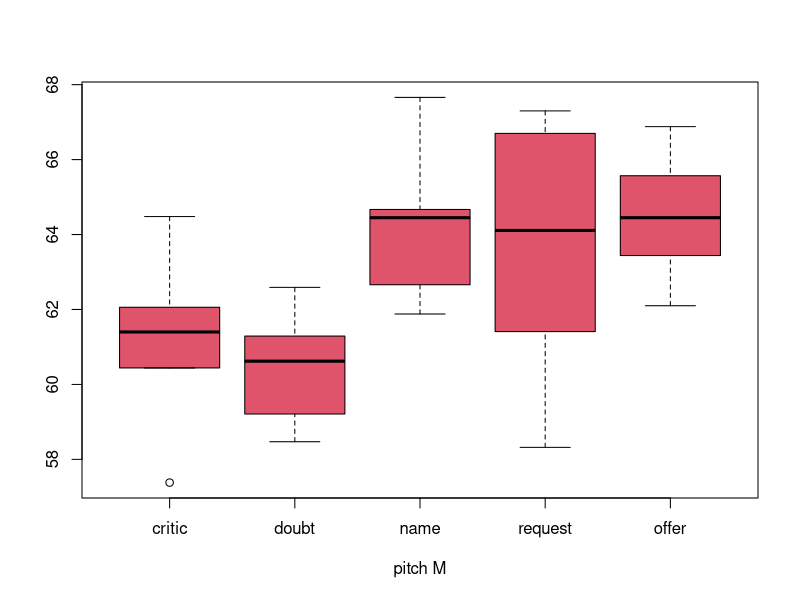
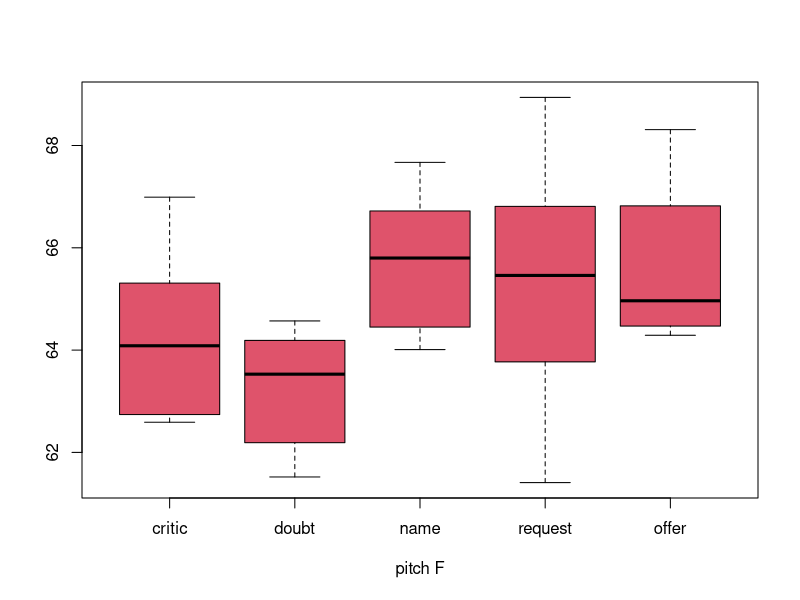
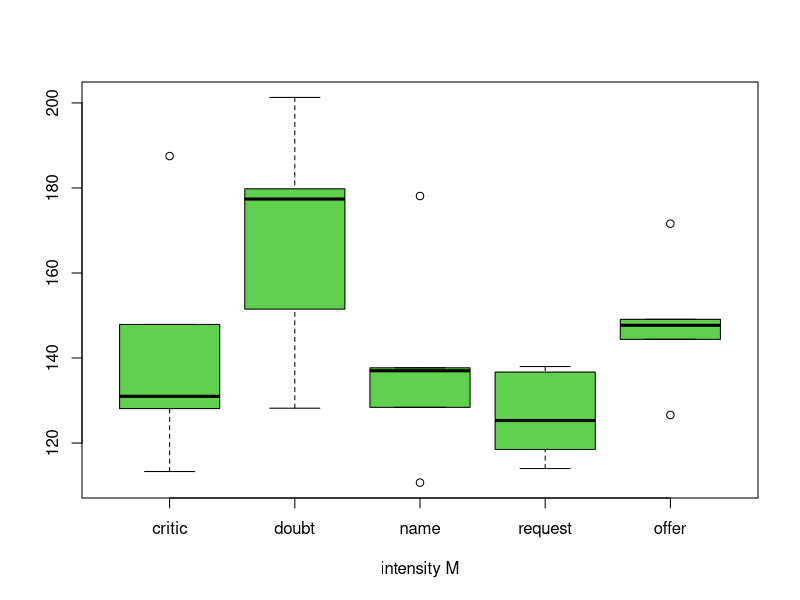
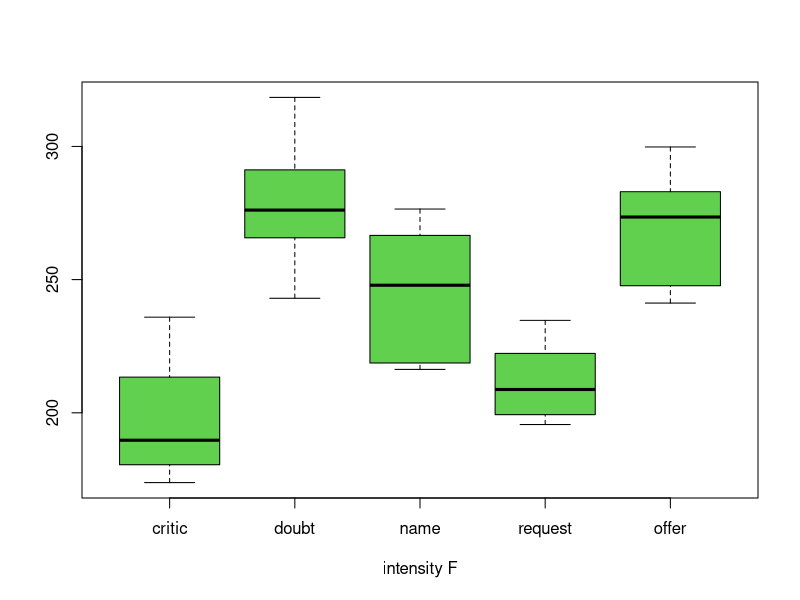

Write the R code that produced these figures, in order.
## ---- chunk 1
knitr::opts_chunk$set(echo = TRUE)
#library(rlang)
#library(xml2)
#library(stringi)
#library(lme4)
#library(R.utils)
library(knitr)
## ---- chunk 2
#print(head)
# utest<-"[ani lo sonderzeichentest אני לאaäoöuüÄÖÜß]"
# utest<-chr_unserialise_unicode(utest)
# print(utest)
## ---- chunk 3
#source("survey_src.R")
# scred<-read.csv("../../../local/R/cred_gener.csv")
# src<-scred$api[scred$url=="nprg-pure"]
# cred<-read.csv("../../../../testeee/soscisrc.csv",sep=",")
# src<-cred$link[1]
#eval(parse(src, encoding="UTF-8"))
#src<-"nprg004.csv"
#source("import_nprg.r")
#d<-read.csv(src)
#d<-ds

## ---- chunk 4
#13062.NPRG_003 audio analysis, praat
#20230205(10.35)
d<-read.csv("nprg004.csv",colClasses = c("character","character","character","numeric","numeric","numeric"))
d1<-subset(d,d$tn=="f")
d2<-subset(d,d$tn=="m")
ds<-d

#output<-"pitch"
#d<-d1
boxout<-function(set,sub,output){
  d<-subset(set,set$tn==sub)
df3<-data.frame(critic=d[,output][d$condition=="critic"],doubt=d[,output][d$condition=="doubt"],
  name=d[,output][d$condition=="name"],request=d[,output][d$condition=="request"],offer=d[,output][d$condition=="offer"])
}
b1<-boxout(d,"m","pitch")
b2<-boxout(d,"f","pitch")
b3<-boxout(d,"m","intensity")
b4<-boxout(d,"f","intensity")

# boxplot(b1,col=2)
# #par(new=T)
# boxplot(b2,col=2)
# boxplot(b3,col=3)
# boxplot(b4,col=3)

laudio<-round(mean(d$duration,na.rm=T),3)
ld<-length(d$tn)
## ---- chunk 5
d1<-subset(d,d$tn=="m")
s1<-mean(d1$pitch[d1$condition=="critic"],na.rm=T)
s2<-mean(d1$pitch[d1$condition=="doubt"],na.rm=T)
s3<-mean(d1$pitch[d1$condition=="name"],na.rm=T)
s4<-mean(d1$pitch[d1$condition=="request"],na.rm=T)
s5<-mean(d1$pitch[d1$condition=="offer"],na.rm=T)
s6<-mean(d1$intensity[d1$condition=="critic"],na.rm=T)
s7<-mean(d1$intensity[d1$condition=="doubt"],na.rm=T)
s8<-mean(d1$intensity[d1$condition=="name"],na.rm=T)
s9<-mean(d1$intensity[d1$condition=="request"],na.rm=T)
s10<-mean(d1$intensity[d1$condition=="offer"],na.rm=T)

# df1<-data.frame(critic_pitch=s1,intensity_pitch=s6,doubt_pitch=s2,doubt_intensity=s7,name_pitch=s3,name_intensity=s8,request_pitch=s4,request_intensity=s9,offer_pitch=s5,offer_intensity=s10)
pitch_m<-c(s1,s2,s3,s4,s5)
int_m<-c(s6,s7,s8,s9,s10)
pitch_m<-round(pitch_m,2)
int_m<-round(int_m,2)

d1<-subset(d,d$tn=="f")
s1<-mean(d1$pitch[d1$condition=="critic"],na.rm=T)
s2<-mean(d1$pitch[d1$condition=="doubt"],na.rm=T)
s3<-mean(d1$pitch[d1$condition=="name"],na.rm=T)
s4<-mean(d1$pitch[d1$condition=="request"],na.rm=T)
s5<-mean(d1$pitch[d1$condition=="offer"],na.rm=T)
s6<-mean(d1$intensity[d1$condition=="critic"],na.rm=T)
s7<-mean(d1$intensity[d1$condition=="doubt"],na.rm=T)
s8<-mean(d1$intensity[d1$condition=="name"],na.rm=T)
s9<-mean(d1$intensity[d1$condition=="request"],na.rm=T)
s10<-mean(d1$intensity[d1$condition=="offer"],na.rm=T)

df1<-data.frame(critic_pitch=s1,intensity_pitch=s6,doubt_pitch=s2,doubt_intensity=s7,name_pitch=s3,name_intensity=s8,request_pitch=s4,request_intensity=s9,offer_pitch=s5,offer_intensity=s10)
pitch_f<-c(s1,s2,s3,s4,s5)
pitch_f<-round(pitch_f,2)
int_f<-c(s6,s7,s8,s9,s10)
int_f<-round(int_f,2)

pitchdf<-data.frame(pitch_m,pitch_f,int_m,int_f)
dfns<-c("critic","doubt","name","request","offer")
rownames(pitchdf)<-dfns
#standard dev

stddev<-function(set,sub,output,cond){
ds<-subset(set,set$tn==sub&set$condition==cond)
  sd(ds[,output],na.rm = T)  
}
s11<-stddev(d,"f","pitch","request")
s12<-stddev(d,"f","pitch","offer")
s13<-stddev(d,"f","pitch","doubt")
s14<-stddev(d,"f","pitch","critic")
s15<-stddev(d,"f","pitch","name")
s16<-stddev(d,"m","pitch","offer")
s17<-stddev(d,"m","pitch","critic")
s18<-stddev(d,"m","pitch","name")
s19<-stddev(d,"m","pitch","doubt")
s20<-stddev(d,"m","pitch","request")
pitchdf$SD_pitch_m<-c(s17,s19,s18,s20,s16)
pitchdf$SD_pitch_m<-round(pitchdf$SD_pitch_m,2)
pitchdf$SD_pitch_f<-c(s14,s13,s15,s11,s12)
pitchdf$SD_pitch_f<-round(pitchdf$SD_pitch_f,2)

s21<-stddev(d,"f","intensity","request")
s22<-stddev(d,"f","intensity","offer")
s23<-stddev(d,"f","intensity","doubt")
s24<-stddev(d,"f","intensity","critic")
s25<-stddev(d,"f","intensity","name")
s26<-stddev(d,"m","intensity","offer")
s27<-stddev(d,"m","intensity","critic")
s28<-stddev(d,"m","intensity","name")
s29<-stddev(d,"m","intensity","doubt")
s30<-stddev(d,"m","intensity","request")
pitchdf$SD_intensity_m<-c(s27,s29,s28,s30,s26)
pitchdf$SD_intensity_m<-round(pitchdf$SD_intensity_m,2)

pitchdf$SD_intensity_f<-c(s24,s23,s25,s21,s22)
pitchdf$SD_intensity_f<-round(pitchdf$SD_intensity_f,2)

sum_sd_m<-sum(pitchdf$SD_pitch_m)+sum(pitchdf$SD_intensity_m)
sum_sd_f<-sum(pitchdf$SD_pitch_f)+sum(pitchdf$SD_intensity_f)
difsum<-sum_sd_m-sum_sd_f

## ---- chunk 6
kable(pitchdf[,1:4])
#kable(pitchdf[,5:8])
## ---- chunk 7
kable(pitchdf[,5:8])
max_sd_p_m<-which.max(pitchdf$SD_pitch_m)
max_sd_p_f<-which.max(pitchdf$SD_pitch_f)
max_sd_i_m<-which.max(pitchdf$SD_intensity_m)
max_sd_i_f<-which.max(pitchdf$SD_intensity_f)



## ---- chunk 8
boxplot(b1,col=2,xlab="pitch M")
#par(new=T)
## ---- chunk 9
boxplot(b2,col=2,xlab="pitch F")

## ---- chunk 10
boxplot(b3,col=3,xlab="intensity M")

## ---- chunk 11
boxplot(b4,col=3,xlab="intensity F")

